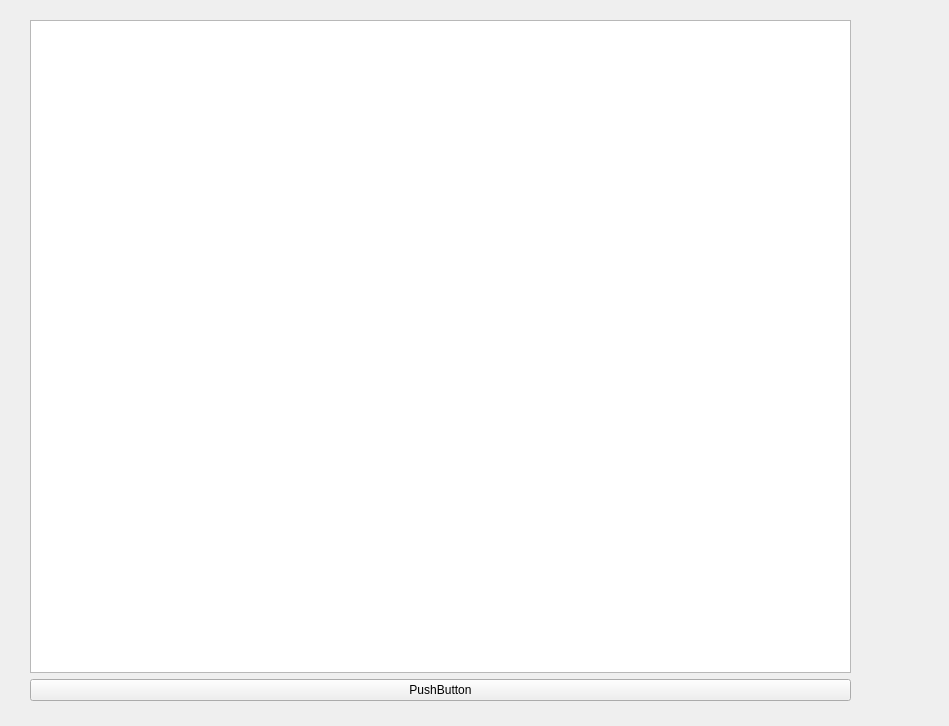
<?xml version="1.0" encoding="UTF-8"?>
<ui version="4.0">
 <class>QTView</class>
 <widget class="QWidget" name="QTView">
  <property name="geometry">
   <rect>
    <x>0</x>
    <y>0</y>
    <width>949</width>
    <height>726</height>
   </rect>
  </property>
  <property name="windowTitle">
   <string>QTView</string>
  </property>
  <widget class="QWidget" name="verticalLayoutWidget">
   <property name="geometry">
    <rect>
     <x>30</x>
     <y>20</y>
     <width>821</width>
     <height>681</height>
    </rect>
   </property>
   <layout class="QVBoxLayout" name="productLayout">
    <property name="sizeConstraint">
     <enum>QLayout::SetNoConstraint</enum>
    </property>
    <item>
     <widget class="QTableWidget" name="productTable"/>
    </item>
    <item>
     <widget class="QPushButton" name="pushButton">
      <property name="text">
       <string>PushButton</string>
      </property>
     </widget>
    </item>
   </layout>
  </widget>
 </widget>
 <resources/>
 <connections/>
</ui>
